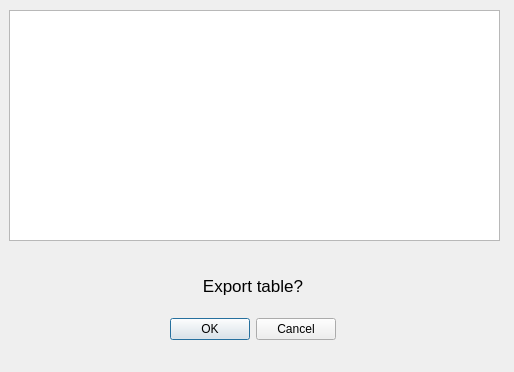
<?xml version="1.0" encoding="UTF-8"?>
<ui version="4.0">
 <class>viewtransactionswindow</class>
 <widget class="QDialog" name="viewtransactionswindow">
  <property name="geometry">
   <rect>
    <x>0</x>
    <y>0</y>
    <width>514</width>
    <height>372</height>
   </rect>
  </property>
  <property name="windowTitle">
   <string>Dialog</string>
  </property>
  <widget class="QWidget" name="verticalLayoutWidget">
   <property name="geometry">
    <rect>
     <x>170</x>
     <y>260</y>
     <width>166</width>
     <height>80</height>
    </rect>
   </property>
   <layout class="QVBoxLayout" name="verticalLayout">
    <item>
     <widget class="QLabel" name="label">
      <property name="font">
       <font>
        <pointsize>13</pointsize>
       </font>
      </property>
      <property name="text">
       <string>Export table?</string>
      </property>
      <property name="alignment">
       <set>Qt::AlignCenter</set>
      </property>
     </widget>
    </item>
    <item>
     <widget class="QDialogButtonBox" name="buttonBox">
      <property name="orientation">
       <enum>Qt::Horizontal</enum>
      </property>
      <property name="standardButtons">
       <set>QDialogButtonBox::Cancel|QDialogButtonBox::Ok</set>
      </property>
     </widget>
    </item>
   </layout>
  </widget>
  <widget class="QWidget" name="verticalLayoutWidget_2">
   <property name="geometry">
    <rect>
     <x>9</x>
     <y>10</y>
     <width>491</width>
     <height>231</height>
    </rect>
   </property>
   <layout class="QVBoxLayout" name="verticalLayout_2">
    <item>
     <widget class="QTableView" name="tableView"/>
    </item>
   </layout>
  </widget>
 </widget>
 <resources/>
 <connections>
  <connection>
   <sender>buttonBox</sender>
   <signal>accepted()</signal>
   <receiver>viewtransactionswindow</receiver>
   <slot>accept()</slot>
   <hints>
    <hint type="sourcelabel">
     <x>248</x>
     <y>254</y>
    </hint>
    <hint type="destinationlabel">
     <x>157</x>
     <y>274</y>
    </hint>
   </hints>
  </connection>
  <connection>
   <sender>buttonBox</sender>
   <signal>rejected()</signal>
   <receiver>viewtransactionswindow</receiver>
   <slot>reject()</slot>
   <hints>
    <hint type="sourcelabel">
     <x>316</x>
     <y>260</y>
    </hint>
    <hint type="destinationlabel">
     <x>286</x>
     <y>274</y>
    </hint>
   </hints>
  </connection>
 </connections>
</ui>
